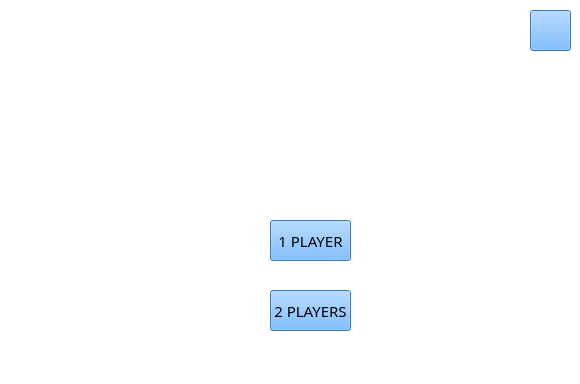
<?xml version="1.0" encoding="UTF-8"?>
<ui version="4.0">
 <class>MainWindow</class>
 <widget class="QMainWindow" name="MainWindow">
  <property name="geometry">
   <rect>
    <x>0</x>
    <y>0</y>
    <width>580</width>
    <height>384</height>
   </rect>
  </property>
  <property name="windowTitle">
   <string>MainWindow</string>
  </property>
  <property name="styleSheet">
   <string notr="true">background-color: rgb(255, 255, 255);</string>
  </property>
  <widget class="QWidget" name="centralwidget">
   <widget class="QPushButton" name="Bot">
    <property name="geometry">
     <rect>
      <x>270</x>
      <y>220</y>
      <width>81</width>
      <height>41</height>
     </rect>
    </property>
    <property name="font">
     <font>
      <family>Stencil</family>
      <pointsize>11</pointsize>
     </font>
    </property>
    <property name="styleSheet">
     <string notr="true">background-color: rgb(85, 170, 255);</string>
    </property>
    <property name="text">
     <string>1 PLAYER</string>
    </property>
   </widget>
   <widget class="QPushButton" name="Person">
    <property name="geometry">
     <rect>
      <x>270</x>
      <y>290</y>
      <width>81</width>
      <height>41</height>
     </rect>
    </property>
    <property name="font">
     <font>
      <family>Stencil</family>
      <pointsize>11</pointsize>
     </font>
    </property>
    <property name="styleSheet">
     <string notr="true">background-color: rgb(85, 170, 255);</string>
    </property>
    <property name="text">
     <string>2 PLAYERS</string>
    </property>
   </widget>
   <widget class="QPushButton" name="sound">
    <property name="geometry">
     <rect>
      <x>530</x>
      <y>10</y>
      <width>41</width>
      <height>41</height>
     </rect>
    </property>
    <property name="styleSheet">
     <string notr="true">background-color: rgb(85, 170, 255);
image:url(:/myimage/image/sound_on.png)</string>
    </property>
    <property name="text">
     <string/>
    </property>
   </widget>
   <widget class="QLabel" name="label">
    <property name="geometry">
     <rect>
      <x>180</x>
      <y>10</y>
      <width>261</width>
      <height>201</height>
     </rect>
    </property>
    <property name="styleSheet">
     <string notr="true">border-image: url(:/myimage/image/background3.jpg);</string>
    </property>
    <property name="text">
     <string/>
    </property>
   </widget>
  </widget>
  <widget class="QMenuBar" name="menubar">
   <property name="geometry">
    <rect>
     <x>0</x>
     <y>0</y>
     <width>580</width>
     <height>17</height>
    </rect>
   </property>
  </widget>
  <widget class="QStatusBar" name="statusbar"/>
 </widget>
 <resources/>
 <connections/>
</ui>
